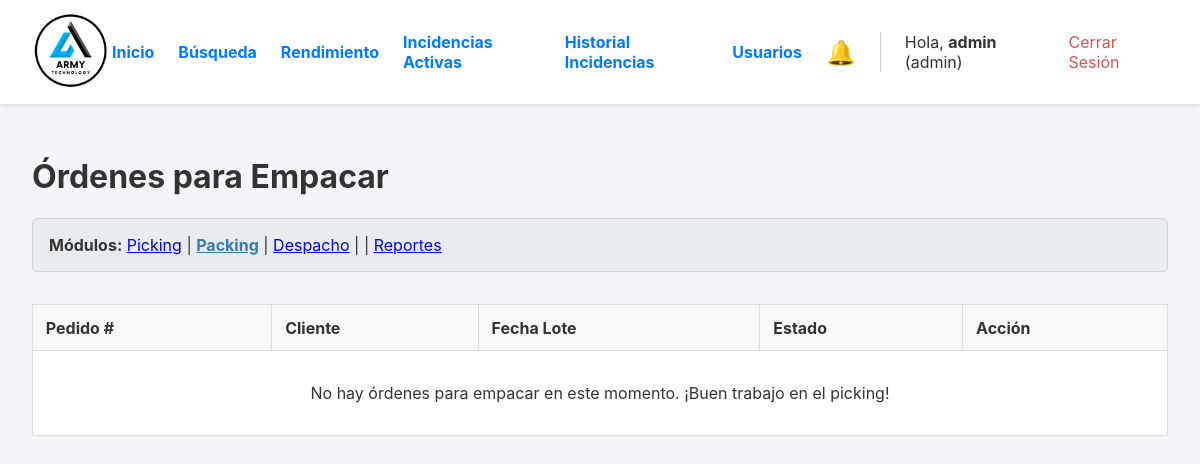
Before: /packing (signed in) with the older database file.
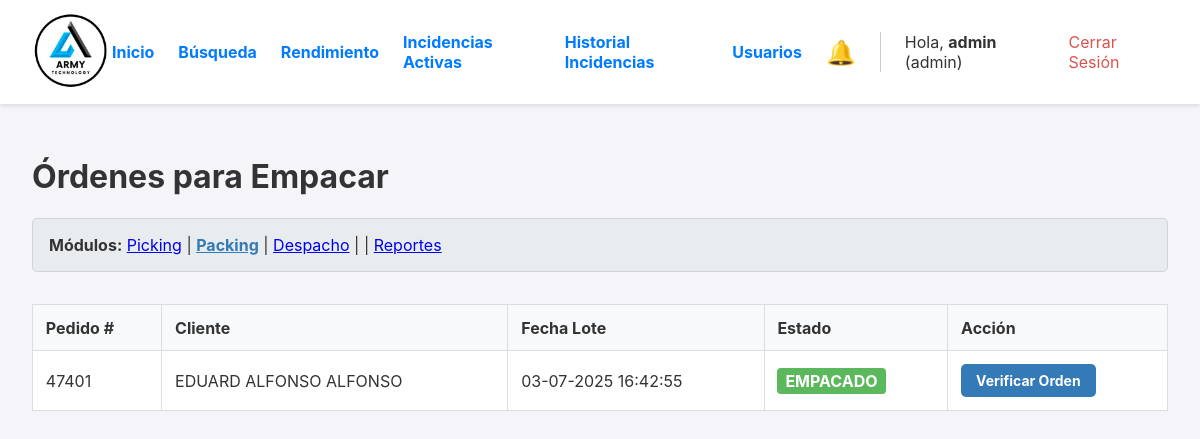
After: the same page with the newer database file.
### app.py (models this page shows, shortened)
class User(UserMixin, db.Model):
    id = db.Column(db.Integer, primary_key=True)
    username = db.Column(db.String(80), unique=True, nullable=False)
    password_hash = db.Column(db.String(256), nullable=False)
    role = db.Column(db.String(20), nullable=False, default='operario') # Roles: operario, admin
    transportista = db.Column(db.String(100), nullable=True)
    numero_seguimiento = db.Column(db.String(100), nullable=True)
    fecha_despacho = db.Column(db.DateTime, nullable=True)

class Orden(db.Model):
    id = db.Column(db.Integer, primary_key=True)
    numero_pedido = db.Column(db.String(50), unique=True, nullable=False)
    cliente_nombre = db.Column(db.String(200), nullable=False)
    cliente_direccion = db.Column(db.String(300), nullable=True)
    estado = db.Column(db.String(20), nullable=False, default='PENDIENTE')
    fecha_creacion = db.Column(db.DateTime, nullable=False, default=datetime.datetime.utcnow)
    lote_id = db.Column(db.Integer, db.ForeignKey('lote_picking.id'), nullable=True)
    items = db.relationship('ItemOrden', backref='orden', lazy=True, cascade="all, delete-orphan")
    fecha_creacion = db.Column(db.DateTime, nullable=False, default=datetime.datetime.utcnow)
    fecha_inicio_picking = db.Column(db.DateTime, nullable=True) # Cuando se asigna a un lote
    fecha_fin_picking = db.Column(db.DateTime, nullable=True)    # Cuando el lote se completa
    fecha_fin_packing = db.Column(db.DateTime, nullable=True)    # Cuando se finaliza el packing
    fecha_despacho = db.Column(db.DateTime, nullable=True)       # Cuando se despacha
    packer_id = db.Column(db.Integer, db.ForeignKey('user.id', ondelete='SET NULL'), nullable=True)
    packer = db.relationship('User', foreign_keys=[packer_id])
    devolucion_confirmada = db.Column(db.Boolean, default=False, nullable=False)

class LotePicking(db.Model):
    id = db.Column(db.Integer, primary_key=True)
    fecha_creacion = db.Column(db.DateTime, nullable=False, default=datetime.datetime.utcnow)
    estado = db.Column(db.String(20), nullable=False, default='ACTIVO') # ACTIVO, COMPLETADO
    ordenes = db.relationship('Orden', backref='lote', lazy=True)
    operario_id = db.Column(db.Integer, db.ForeignKey('user.id', ondelete='SET NULL'), nullable=True)
    operario = db.relationship('User', backref='lotes_asignados')

### app.py (the view)
@app.route('/packing')
@login_required
def dashboard_packing():
    ordenes_para_packing = Orden.query.filter_by(estado='EMPACADO').order_by(Orden.fecha_creacion.asc()).all()
    return render_template('dashboard_packing.html', ordenes=ordenes_para_packing)

### app.py (called while the page is built)
@login_manager.user_loader
def load_user(user_id):
    return User.query.get(int(user_id))

@app.template_filter('localtime')
def to_localtime_filter(utc_datetime):
    if not utc_datetime:
        return ""
    local_tz = pytz.timezone('America/Costa_Rica')
    local_dt = utc_datetime.replace(tzinfo=pytz.utc).astimezone(local_tz)
    return local_dt.strftime('%d-%m-%Y %H:%M:%S')

### templates/dashboard_packing.html (shortened to what this page needs)
{% extends "layout.html" %}
{% block content %}
    <h1>Órdenes para Empacar</h1>
    <div class="navegacion-modulos" style="margin-bottom: 2rem;">
        <strong>Módulos:</strong>
        <a href="{{ url_for('dashboard') }}">Picking</a> |
        <a href="{{ url_for('dashboard_packing') }}" style="font-weight: bold; color: #337ab7;">Packing</a> |
        <a href="{{ url_for('dashboard_despacho') }}">Despacho</a> |
        {% if current_user.role == 'admin' %}
        | <a href="{{ url_for('reportes_y_busqueda') }}">Reportes</a>
        {% endif %}
    </div>
    <table>
        <thead>
            <tr>
                <th>Pedido #</th>
                <th>Cliente</th>
                <th>Fecha Lote</th>
                <th>Estado</th>
                <th>Acción</th>
            </tr>
        </thead>
        <tbody>
            {% for orden in ordenes %}
            <tr>
                <td>{{ orden.numero_pedido }}</td>
                <td>{{ orden.cliente_nombre }}</td>
                <td>{{ orden.lote.fecha_creacion | localtime if orden.lote else 'N/A' }}</td>
                <td>
                    <span class="estado estado-{{ orden.estado }}">{{ orden.estado.replace('_', ' ') }}</span>
                </td>
                <td>
                    <a href="{{ url_for('detalle_packing', orden_id=orden.id) }}" class="action-link">Verificar Orden</a>
                </td>
            </tr>
            {% else %}
            <tr>
                <td colspan="5" style="text-align: center; padding: 2em;">No hay órdenes para empacar en este momento. ¡Buen trabajo en el picking!</td>
            </tr>
            {% endfor %}
        </tbody>
    </table>
{% endblock %}

### templates/layout.html (shortened to what this page needs)
<!DOCTYPE html>
<html lang="es">
<head>
</head>
<body>
    <header>
        <div class="logo">
            <a href="{{ url_for('dashboard') }}">
                <img src="{{ url_for('static', filename='img/logo.png') }}" alt="Logo de la Empresa">
            </a>
        </div>
        <nav class="nav">
             {% if current_user.is_authenticated %}
                {% if current_user.role == 'admin' %}
                    <div class="nav-admin-links">
                        <a href="{{ url_for('dashboard') }}">Inicio</a>
                        <a href="{{ url_for('reportes_y_busqueda') }}">Búsqueda</a>
                        <a href="{{ url_for('reporte_operarios') }}">Rendimiento</a>
                        <a href="{{ url_for('gestionar_incidencias') }}">Incidencias Activas</a>
                        <a href="{{ url_for('historial_incidencias') }}">Historial Incidencias</a>
                        <a href="{{ url_for('gestionar_usuarios') }}">Usuarios</a>
                        <a href="{{ url_for('gestionar_incidencias') }}" id="nav-incidencias-link" style="position: relative; text-decoration:none;" title="Ver incidencias pendientes">
                            <span style="font-size: 1.5rem;">🔔</span>
                        </a>
                    </div>
                {% endif %}
                <div class="user-info">
                    <span>Hola, <strong>{{ current_user.username }}</strong> ({{ current_user.role }})</span>
                    <a href="{{ url_for('logout') }}" style="color: #d9534f;">Cerrar Sesión</a>
                </div>
             {% endif %}
        </nav>
    </header>
    <main>
        {% block content %}{% endblock %}
    </main>
</body>
</html>

### templates/layout.html (style rules this page uses)
body { font-family: -apple-system, BlinkMacSystemFont, "Segoe UI", Roboto, "Helvetica Neue", Arial, sans-serif; margin: 0; background-color: #f4f4f9; color: #333; }
header { background-color: #fff; padding: 10px 2em; display: flex; justify-content: space-between; align-items: center; box-shadow: 0 2px 4px rgba(0,0,0,0.1); position: sticky; top: 0; z-index: 100; }
.logo img { height: 80px; }
.nav { display: flex; align-items: center; gap: 1em; }
.nav-admin-links { display: flex; align-items: center; gap: 1.5em; font-weight: bold; border-right: 1px solid #ccc; padding-right: 1.5em; margin-right: 0.5em; }
.nav-admin-links a, .user-info a { text-decoration: none; color: #007bff; }
.user-info { display: flex; align-items: center; gap: 1em; }
main { padding: 2em; }
* { box-sizing: border-box; }
main { padding: 1em; }
@media (min-width: 768px) { main { padding: 2em; } }

### templates/dashboard_packing.html (style rules this page uses)
.estado { font-weight: bold; padding: 0.2em 0.5em; border-radius: 4px; color: white; display: inline-block; }
.estado-EMPACADO { background-color: #5cb85c; }
table { width: 100%; border-collapse: collapse; margin-top: 1em; background-color: white; }
th, td { border: 1px solid #ddd; padding: 0.8em; text-align: left; }
th { background-color: #f8f9fa; }
.action-link { display: inline-block; padding: 8px 15px; font-size: 14px; font-weight: bold; color: white; background-color: #337ab7; border: none; border-radius: 5px; text-decoration: none; text-align: center; cursor: pointer; transition: background-color 0.2s; }
.navegacion-modulos { margin-bottom: 1.5em; padding: 1em; background-color: #e9ecef; border-radius: 5px; border: 1px solid #ced4da; }

Changed rows visible on the page:
added Orden: numero_pedido "47401", cliente_nombre "EDUARD ALFONSO ALFONSO", lote.fecha_creacion "03-07-2025 16:42:55", estado.replace "EMPACADO"
Other visible differences:
text no longer shown: "No hay órdenes para empacar en este momento. ¡Buen trabajo en el picking!"
